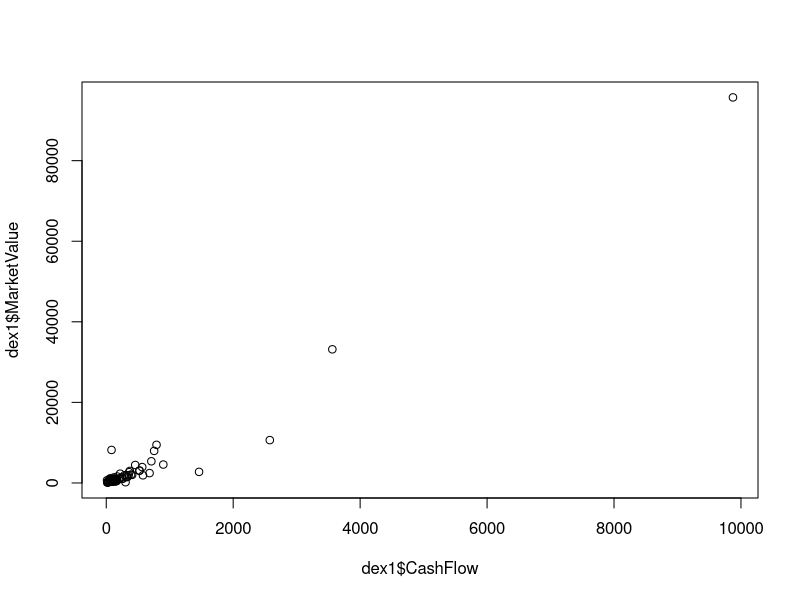

This chart was generated by the following R code:
## ---- chunk 1
getwd()
## da cancellare quando siete sicuri di dove è il file
## ---- chunk 2
dex1 <- read.csv("a01ex12_data.csv", header = TRUE)
## ---- chunk 3
fit1 <- lm(MarketValue ~ CashFlow, data = dex1)
summary(fit1)
## ---- chunk 4
confint(fit1, level = .98)
## ---- chunk 5
library(car)
linearHypothesis(fit1, "CashFlow = 10")
## ---- chunk 6
plot(dex1$MarketValue ~ dex1$CashFlow)
## ---- chunk 7
dex1 <- read.csv("a01ex12_data.csv", header = TRUE)
## ---- chunk 8
dex1$Banks <- factor(dex1$Banks, ordered = TRUE, levels = c("Not","Bank")) 
table(dex1$Banks)
## ---- chunk 9
### è semplicemnte necessario far girare questo codice 
testData <- data.frame(
  Assets = c(630, 6650, 7850, 1840, 1470, 144, 1430, 
8580, 1460, 1090, 6180, 2650, 15100, 1030, 2220, 4520, 2120, 
2240, 8280, 3020), 
  Sales = c(212, 1690, 14700, 641, 1110, 899, 
975, 3020, 2720, 267, 3030, 592, 2170, 931, 4540, 1010, 589, 
491, 2320, 7780), 
  MarketValue = c(141, 1040, 3480, 677, 878, 
804, 185, 1910, 3210, 361, 1170, 680, 222, 728, 2060, 2030, 492, 
510, 2560, 3400), 
  Profits = c(2.3, 241, 381, 72.7, 109, 55.2, 
21.7, 156, 247, 35.9, 168, 76, 48, 38.4, 128, 229, 17.8, 38.1, 
175, 207), 
  CashFlow = c(46.5, 237, 802, 71.3, 227, 149, 37.1, 
358, 361, 33.6, 315, 73.5, 91.3, 106, 367, 165, 46.3, 93.1, 304, 
438), 
  Employees = c(0.877, 2.75, 109, 9.4, 9.84, 4.1, 2.89, 30.7, 
32.4, 1.77, 9.71, 3.89, 6.04, 5.2, 48.6, 7.13, 5.09, 4.54, 21.1, 
30), 
  Banks = c("Bank", "Not", "Not", "Not", "Not", "Bank", 
"Not", "Not", "Not", "Not", "Not", "Not", "Bank", "Bank", "Not", 
"Bank", "Not", "Bank", "Bank", "Not"))

testData[1:2,]
